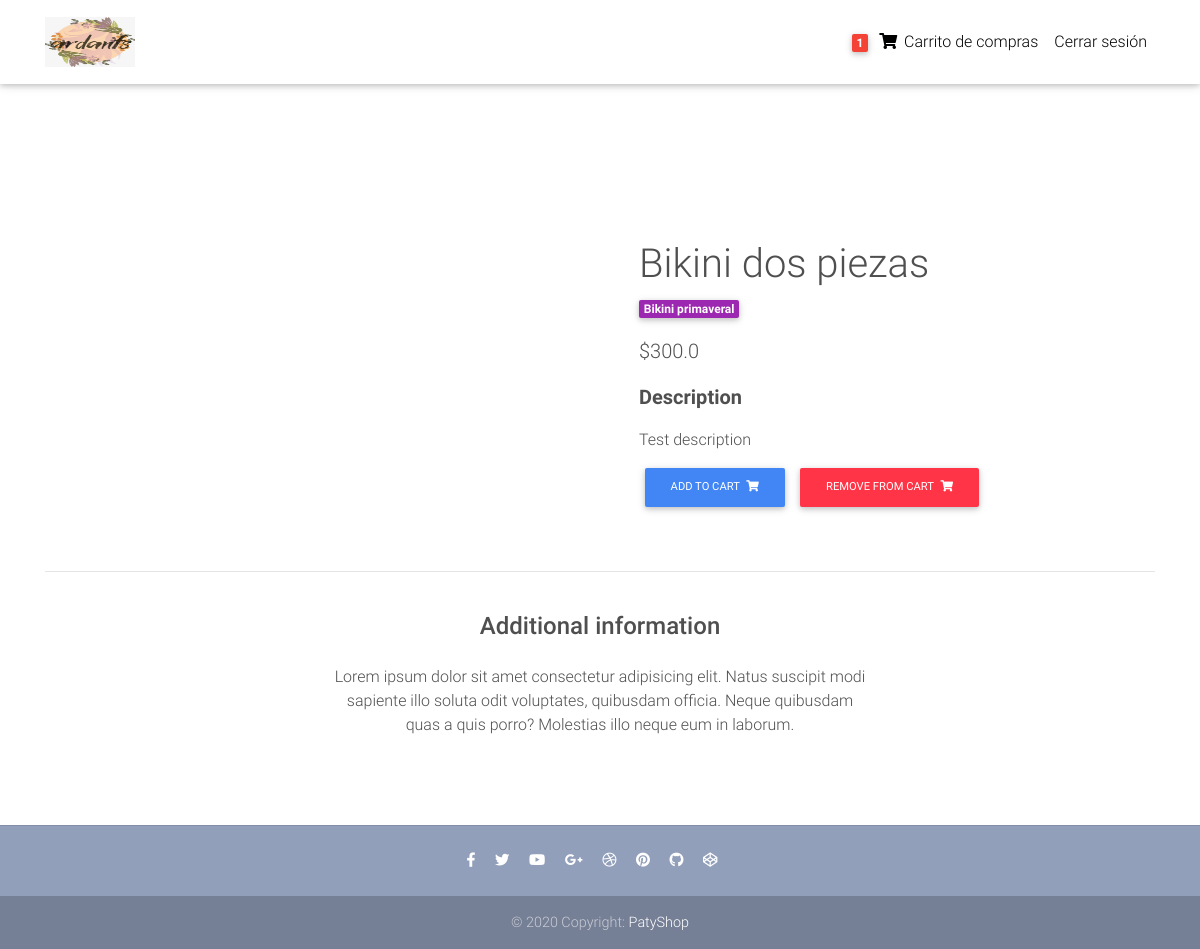
Page /product/bikini-1 (signed in) on the committed database.
### core/models.py (models this page shows, shortened)
class Order(models.Model):
    user = models.ForeignKey(settings.AUTH_USER_MODEL, on_delete= models.CASCADE)
    ordered = models.BooleanField(default=False)
    items = models.ManyToManyField(OrderItem)
    start_date = models.DateTimeField(auto_now= True)
    ordered_date = models.DateTimeField()
    billing_address = models.ForeignKey('BillingAddress', on_delete=models.CASCADE, blank = True, null = True)

class Item(models.Model):
    title = models.CharField(max_length = 100)
    price = models.FloatField()
    discount_price = models.FloatField(blank=True, null=True)
    category = models.CharField(choices=CATEGORY_CHOICES, max_length = 2)
    label = models.CharField(choices=LABEL_CHOICES, max_length = 2)
    slug = models.SlugField()
    discount_price = models.FloatField(blank=True, null=True)
    description = models.TextField()
    def get_add_to_cart_url(self):
        return reverse("core:add-to-cart", kwargs={
            'slug':self.slug
        })
    def get_remove_from_cart_url(self):
        return reverse("core:remove-from-cart", kwargs={
            'slug':self.slug
        })
    def get_title_upper(self):
        return self.title[0].upper() + self.title[1:]

### core/views.py (the view)
# urls.py: path('product/<slug>', ItemDetailView.as_view(), name="product_page"),
class ItemDetailView(DetailView):
    model = Item
    template_name = "product-page.html"

### core/templatetags/cart_template_cart.py (called while the page is built)
@register.filter
def cart_item_count(user):
    if user.is_authenticated:
        qs = Order.objects.filter(user = user, ordered = False)
        if qs.exists():
            return qs[0].items.count()
    return 0

### templates/product-page.html (shortened to what this page needs)
{% extends 'base.html' %}
{% load static %}
{% block content %}
  <main class="mt-5 pt-4">
    <div class="container dark-grey-text mt-5">
      <div class="row wow fadeIn">
        <div class="col-md-6 mb-4">
        </div>
        <div class="col-md-6 mb-4">
          <div class="p-4">
            <div class="mb-3">
              <h1>{{object.get_title_upper}}</h1>
              <a href="">
                <span class="badge purple mr-1">{{object.get_category_display}}</span>
              </a>
            </div>
            <p class="lead">
              {% if object.discount_price %}
                <span class="mr-1">
                  <del>${{object.price}}</del>
                </span>
                <span>${{object.discount_price}}</span>
              {% else %}
                <span>${{object.price}}</span>
              {% endif %}
            </p>
            <p class="lead font-weight-bold">Description</p>
            <p>{{object.description}}</p>
            <a href="{{object.get_add_to_cart_url}}" class="btn btn-primary btn-md my-0 p">Add to cart
              <i class="fas fa-shopping-cart ml-1"></i>
            </a>
            <a href="{{object.get_remove_from_cart_url}}" class="btn btn-danger btn-md my-0 p">Remove from cart
              <i class="fas fa-shopping-cart ml-1"></i>
            </a>
          </div>
        </div>
      </div>
      <hr>
      <div class="row d-flex justify-content-center wow fadeIn">
        <div class="col-md-6 text-center">
          <h4 class="my-4 h4">Additional information</h4>
          <p>Lorem ipsum dolor sit amet consectetur adipisicing elit. Natus suscipit modi sapiente illo soluta odit
            voluptates,
            quibusdam officia. Neque quibusdam quas a quis porro? Molestias illo neque eum in laborum.</p>
        </div>
      </div>
      <div class="row wow fadeIn">
        <div class="col-lg-4 col-md-12 mb-4">
        </div>
        <div class="col-lg-4 col-md-6 mb-4">
        </div>
        <div class="col-lg-4 col-md-6 mb-4">
        </div>
      </div>
    </div>
  </main>
{% endblock %}

### templates/base.html (shortened to what this page needs)
{% load static %}
{% load cart_template_cart %}
<!DOCTYPE html>
<html lang="en">
<head>
    <link rel="stylesheet" href="https://use.fontawesome.com/releases/v5.11.2/css/all.css">
    <link href=" {% static 'css/bootstrap.min.css' %}" rel="stylesheet">
    <link href=" {% static 'css/mdb.min.css' %}" rel="stylesheet">
    <link href=" {% static 'css/style.min.css' %}" rel="stylesheet">
</head>
<body>
  <nav class="navbar fixed-top navbar-expand-lg navbar-light white scrolling-navbar">
    <div class="container">
      <a class="navbar-brand" href="/">
        <img src="{% static 'img/logo.jpeg' %}" width="90" height="50" alt="">
      </a>
      <div class="collapse navbar-collapse" id="navbarSupportedContent">
        <ul class="navbar-nav nav-flex-icons">
          {% if request.user.is_authenticated %}
            <li class="nav-item">
              <a class="nav-link waves-effect" href="{% url 'core:order-summary' %}">
                <span class="badge red z-depth-1 mr-1"> {{request.user|cart_item_count}} </span>
                <i class="fas fa-shopping-cart"></i>
                <span class="clearfix d-none d-sm-inline-block"> Carrito de compras </span>
              </a>
            </li>
            <li class="nav-item">
              <a class="nav-link waves-effect" href="{% url 'account_logout' %}">
                <span class="clearfix d-none d-sm-inline-block"> Cerrar sesión </span>
              </a>
            </li>
          {% endif %}
        </ul>
      </div>
    </div>
  </nav>
  <div class="mt-5 pt-5">
    </div>
    <div id="content">
        {% block content %}{% endblock %}
    </div>
  <footer class="page-footer text-center font-small mt-4 wow fadeIn">
    <hr class="my-4">
    <div class="pb-4">
      <a href="https://www.facebook.com/mdbootstrap" target="_blank">
        <i class="fab fa-facebook-f mr-3"></i>
      </a>
      <a href="}https://twitter.com/MDBootstrap" target="_blank">
        <i class="fab fa-twitter mr-3"></i>
      </a>
      <a href="https://www.youtube.com/watch?v=7MUISDJ5ZZ4" target="_blank">
        <i class="fab fa-youtube mr-3"></i>
      </a>
      <a href="https://plus.google.com/u/0/b/107863090883699620484" target="_blank">
        <i class="fab fa-google-plus-g mr-3"></i>
      </a>
      <a href="https://dribbble.com/mdbootstrap" target="_blank">
        <i class="fab fa-dribbble mr-3"></i>
      </a>
      <a href="https://pinterest.com/mdbootstrap" target="_blank">
        <i class="fab fa-pinterest mr-3"></i>
      </a>
      <a href="https://github.com/mdbootstrap/bootstrap-material-design" target="_blank">
        <i class="fab fa-github mr-3"></i>
      </a>
      <a href="http://codepen.io/mdbootstrap/" target="_blank">
        <i class="fab fa-codepen mr-3"></i>
      </a>
    </div>
    <div class="footer-copyright py-3">
      © 2020 Copyright:
      <a href="https://mdbootstrap.com/education/bootstrap/" target="_blank"> PatyShop</a>
    </div>
  </footer>
</body>
</html>

### templates/base.html (style rules this page uses)
html, body, header, .carousel { height: 60vh; }

### rows in the picture
Item: get_title_upper "Bikini dos piezas", category "Bikini primaveral", price "300.0", description "Test description"

### other values in the picture
{{ request.user|cart_item_count }} "1"
